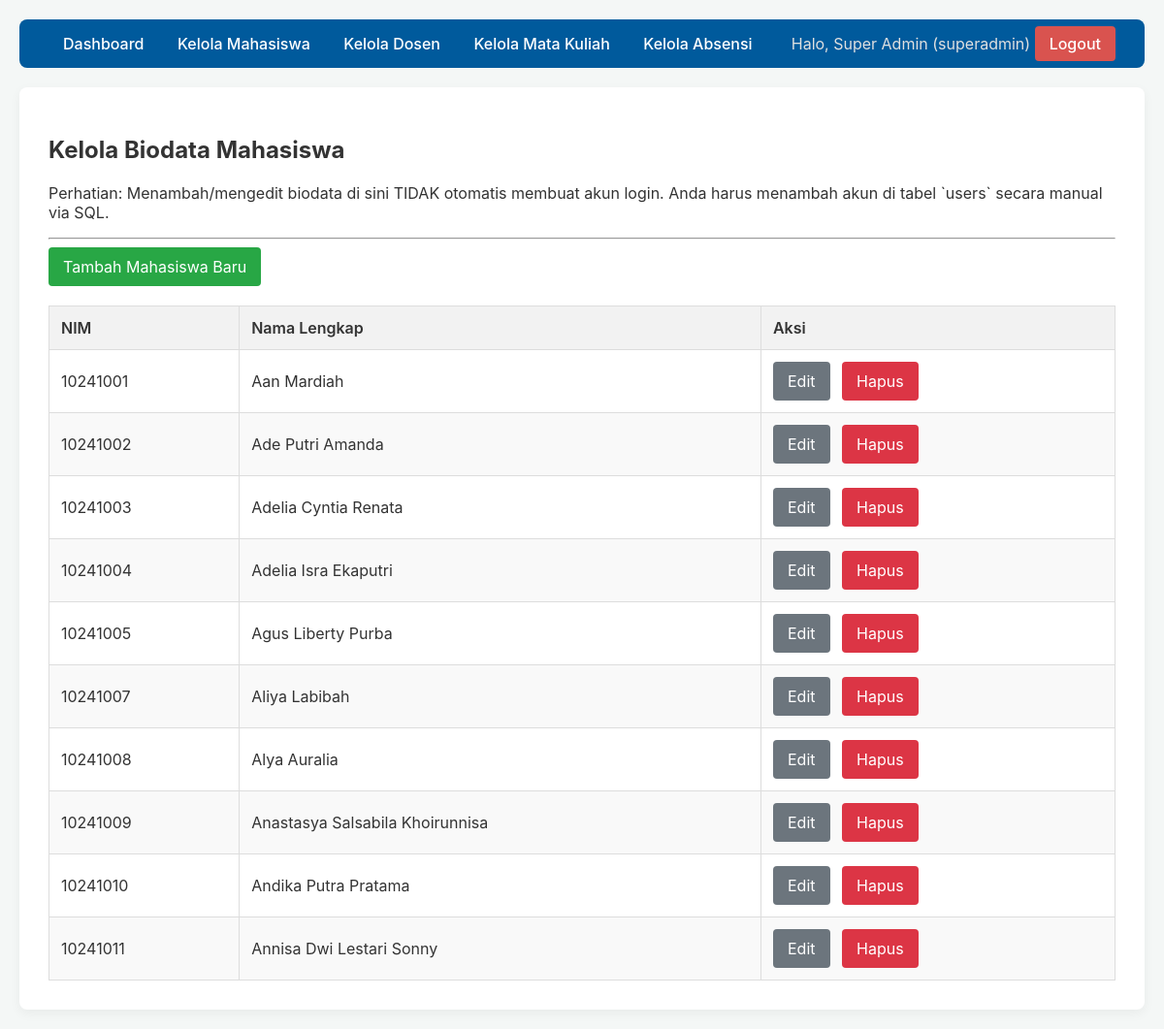
Page /superadmin/kelola_mahasiswa.php (signed in) on the committed database.
### tables this page shows
CREATE TABLE mahasiswa (
  id_mahasiswa int AUTO_INCREMENT PRIMARY KEY NOT NULL,
  nim varchar(20) NOT NULL UNIQUE,
  nama_lengkap varchar(100) NOT NULL
);

### superadmin/kelola_mahasiswa.php (the view, shortened to what this page needs)
<?php
require __DIR__ . '/../templates/header.php';
$stmt = $pdo->query("SELECT * FROM mahasiswa ORDER BY nim ASC");
$mahasiswa_list = $stmt->fetchAll();
?>
<h2>Kelola Biodata Mahasiswa</h2>
<p>Perhatian: Menambah/mengedit biodata di sini TIDAK otomatis membuat akun login. Anda harus menambah akun di tabel `users` secara manual via SQL.</p>
<hr>
<a href="tambah_mahasiswa.php" class="btn btn-success">Tambah Mahasiswa Baru</a>
<table>
    <thead>
        <tr>
            <th>NIM</th>
            <th>Nama Lengkap</th>
            <th>Aksi</th>
        </tr>
    </thead>
    <tbody>
        <?php foreach ($mahasiswa_list as $mhs): ?>
            <tr>
                <td><?= htmlspecialchars($mhs['nim']) ?></td>
                <td><?= htmlspecialchars($mhs['nama_lengkap']) ?></td>
                <td class="actions">
                    <a href="edit_mahasiswa.php?id=<?= $mhs['id_mahasiswa'] ?>" class="btn btn-secondary">Edit</a>
                    <a href="hapus_mahasiswa.php?id=<?= $mhs['id_mahasiswa'] ?>" class="btn btn-danger" onclick="return confirm('Yakin? Menghapus biodata ini akan menghapus akun login dan riwayat absensi terkait.')">Hapus</a>
                </td>
            </tr>
        <?php endforeach; ?>
    </tbody>
</table>
<?php require __DIR__ . '/../templates/footer.php'; ?>

### templates/header.php (shortened to what this page needs)
<?php
require_once __DIR__ . '/../config/database.php';
$current_user = null;
$current_role = null;
if (isset($_SESSION['id_user'])) {
    $current_role = $_SESSION['role'];
    if ($current_role == 'dosen') {
        $stmt = $pdo->prepare("SELECT d.* FROM users u JOIN dosen d ON u.id_dosen = d.id_dosen WHERE u.id_user = ?");
        $stmt->execute([$_SESSION['id_user']]);
        $current_user = $stmt->fetch();
        $current_user['display_name'] = $current_user['nama_dosen'];
    } elseif ($current_role == 'mahasiswa') {
        $stmt = $pdo->prepare("SELECT m.* FROM users u JOIN mahasiswa m ON u.id_mahasiswa = m.id_mahasiswa WHERE u.id_user = ?");
        $stmt->execute([$_SESSION['id_user']]);
        $current_user = $stmt->fetch();
        $current_user['display_name'] = $current_user['nama_lengkap'];
    } elseif ($current_role == 'superadmin') {
        $current_user['display_name'] = 'Super Admin';
    }
}
?>
<!DOCTYPE html>
<html lang="id">
<head>
    <link rel="stylesheet" href="../assets/style.css">
</head>
<body>
<nav>
    <div>
        <?php if ($current_role == 'superadmin'): ?>
            <a href="../superadmin/index.php">Dashboard</a>
            <a href="../superadmin/kelola_mahasiswa.php">Kelola Mahasiswa</a>
            <a href="../superadmin/kelola_dosen.php">Kelola Dosen</a>
            <a href="../superadmin/kelola_mk.php">Kelola Mata Kuliah</a>
            <a href="../superadmin/kelola_absensi.php">Kelola Absensi</a>
        <?php elseif ($current_role == 'dosen'): ?>
            <a href="../dosen/index.php">Dashboard</a>
            <a href="../dosen/kelola_absensi.php">Kelola Absensi</a>
        <?php elseif ($current_role == 'mahasiswa'): ?>
            <a href="../mahasiswa/index.php">Dashboard</a>
            <a href="../mahasiswa/isi_absensi.php">Isi Absensi</a>
            <a href="../mahasiswa/riwayat.php">Riwayat Absensi</a>
        <?php else: ?>
            <a href="../auth/login.php">Login</a>
        <?php endif; ?>
    </div>
    <div>
        <?php if ($current_user): ?>
            <span class="user-info">Halo, <?= htmlspecialchars($current_user['display_name']) ?> (<?= $current_role ?>)</span>
            <a href="../auth/logout.php" class="logout">Logout</a>
        <?php endif; ?>
    </div>
</nav>
<div class="container">

### templates/footer.php
</div> </body>
</html>

### assets/style.css (style rules this page uses)
body { font-family: -apple-system, BlinkMacSystemFont, "Segoe UI", Roboto, Helvetica, Arial, sans-serif; background-color: #f4f7f6; margin: 0; padding: 20px; color: #333; }
nav { background-color: #005a9c; padding: 15px 30px; border-radius: 8px; margin-bottom: 20px; display: flex; justify-content: space-between; align-items: center; }
nav a { color: white; text-decoration: none; padding: 8px 15px; border-radius: 4px; font-weight: 500; }
nav .user-info { color: #e0e0e0; }
nav .logout { background-color: #d9534f; }
.container { background-color: #ffffff; padding: 30px; border-radius: 8px; box-shadow: 0 4px 12px rgba(0, 0, 0, 0.05); }
.btn { background-color: #007bff; color: white; padding: 10px 15px; border: none; border-radius: 4px; cursor: pointer; font-size: 16px; text-decoration: none; display: inline-block; }
.btn-success { background-color: #28a745; }
.btn-danger { background-color: #dc3545; }
.btn-secondary { background-color: #6c757d; }
table { width: 100%; border-collapse: collapse; margin-top: 20px; }
table th, table td { border: 1px solid #ddd; padding: 12px; text-align: left; }
table th { background-color: #f2f2f2; font-weight: 600; }
table tr:nth-child(even) { background-color: #f9f9f9; }
table .actions a { margin-right: 8px; text-decoration: none; }

### rows in the picture
mahasiswa: nim "10241001", nama_lengkap "Aan Mardiah"
mahasiswa: nim "10241002", nama_lengkap "Ade Putri Amanda"
mahasiswa: nim "10241003", nama_lengkap "Adelia Cyntia Renata"
mahasiswa: nim "10241004", nama_lengkap "Adelia Isra Ekaputri"
mahasiswa: nim "10241005", nama_lengkap "Agus Liberty Purba"
mahasiswa: nim "10241007", nama_lengkap "Aliya Labibah"
mahasiswa: nim "10241008", nama_lengkap "Alya Auralia"
mahasiswa: nim "10241009", nama_lengkap "Anastasya Salsabila Khoirunnisa"
mahasiswa: nim "10241010", nama_lengkap "Andika Putra Pratama"
mahasiswa: nim "10241011", nama_lengkap "Annisa Dwi Lestari Sonny"

### other values in the picture
$current_user['display_name'] "Super Admin"
$current_role "superadmin"
